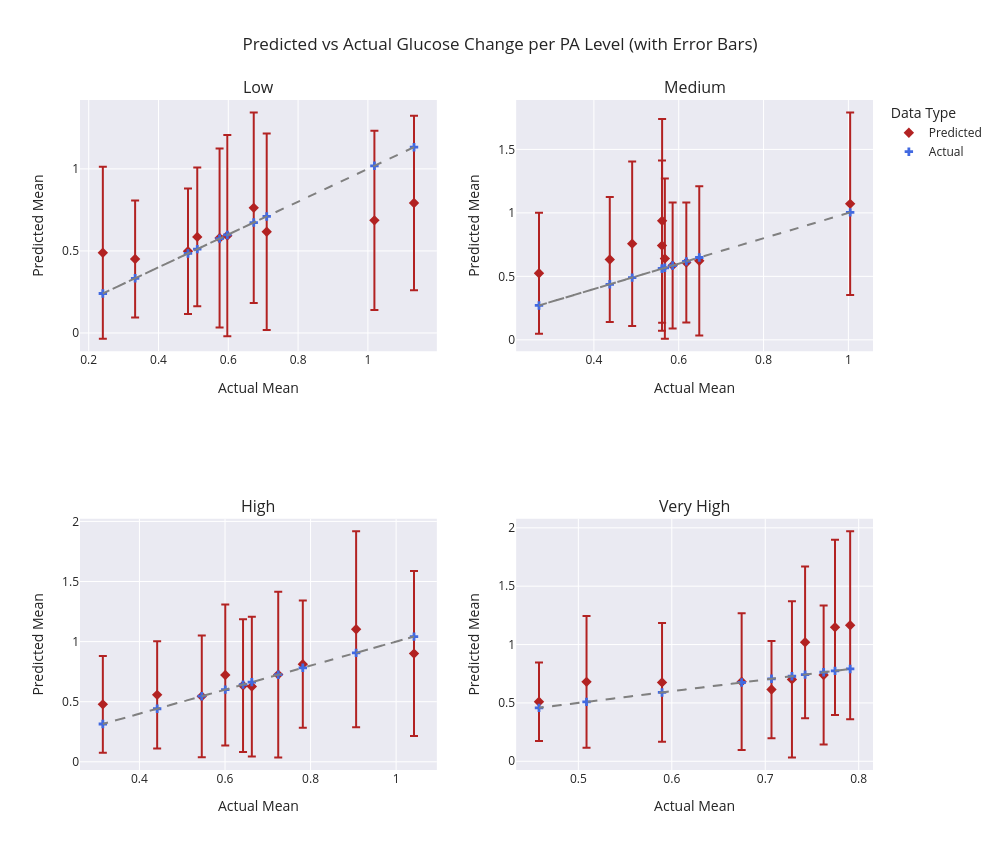

The notebook cell saved with this chart:
### Code cell
import os
import pandas as pd
import plotly.graph_objects as go
from plotly.subplots import make_subplots

ID_PREFIX = "HUPA"
rename_mapping = {
    "Lows": "Low",
    "Mediums": "Medium",
    "Highs": "High",
    "Very Highs": "Very High"
}
new_category_order = ["Low", "Medium", "High", "Very High"]

directories = [d for d in os.listdir() if os.path.isdir(d) and d.startswith(ID_PREFIX)]

combined_df = []
for directory in directories:
    file_path = os.path.join(directory, "rolling_window_glucose_prediction.csv")
    if os.path.exists(file_path):
        df = pd.read_csv(file_path)
        df['Participant'] = directory
        df['Category'] = df['Category'].replace(rename_mapping)
        combined_df.append(df)

combined_df = pd.concat(combined_df, ignore_index=True)
combined_df['Category'] = pd.Categorical(combined_df['Category'], categories=new_category_order, ordered=True)

mean_df = combined_df.groupby(['Participant', 'Category'], as_index=False, observed=False).agg({
    'Predicted Mean': 'mean',
    'Actual Next Day Mean': 'mean',
    'Predicted Standard Deviation': 'mean'
}).rename(columns={'Predicted Standard Deviation': 'Pred_SD'})

fig = make_subplots(
    rows=2, cols=2,
    subplot_titles=new_category_order,
    shared_xaxes=False, shared_yaxes=False
)

subplot_map = {
    "Low": (1, 1),
    "Medium": (1, 2),
    "High": (2, 1),
    "Very High": (2, 2)
}

for level in new_category_order:
    sub_df = mean_df[mean_df['Category'] == level]
    row, col = subplot_map[level]

    # Predicted with error bars (diamond)
    fig.add_trace(go.Scatter(
        x=sub_df['Actual Next Day Mean'],
        y=sub_df['Predicted Mean'],
        mode='markers',
        marker=dict(symbol='diamond', size=8, color='firebrick'),
        error_y=dict(type='data', array=sub_df['Pred_SD'], visible=True),
        name='Predicted',
        showlegend=(row == 1 and col == 1)
    ), row=row, col=col)

    fig.add_trace(go.Scatter(
        x=sub_df['Actual Next Day Mean'],
        y=sub_df['Actual Next Day Mean'],
        mode='markers',
        marker=dict(symbol='cross', size=7, color='royalblue'),
        name='Actual',
        showlegend=(row == 1 and col == 1)
    ), row=row, col=col)

    fig.add_trace(go.Scatter(
        x=sub_df['Actual Next Day Mean'],
        y=sub_df['Actual Next Day Mean'],
        mode='lines',
        line=dict(color='gray', dash='dash'),
        showlegend=False
    ), row=row, col=col)

    fig.update_xaxes(title_text="Actual Mean", row=row, col=col)
    fig.update_yaxes(title_text="Predicted Mean", row=row, col=col)

fig.update_layout(
    height=850,
    width=1000,
    template='seaborn',
    title="Predicted vs Actual Glucose Change per PA Level (with Error Bars)",
    legend_title="Data Type"
)

fig.show()

### Figure 1 — Plotly figure (JSON) as saved in the notebook; plotly's stock layout.template omitted (floating-point values rounded to 4 significant figures)
{"data": [{"error_y": {"array": [0.5313, 0.3822, 0.5806, 0.5465, 0.3569, 0.4232, 0.524, 0.6127, 0.5452, 0.5988], "type": "data", "visible": true}, "marker": {"color": "firebrick", "size": 8, "symbol": "diamond"}, "mode": "markers", "name": "Predicted", "showlegend": true, "type": "scatter", "x": [1.132, 0.4845, 0.6729, 1.019, 0.333, 0.5111, 0.2405, 0.5972, 0.575, 0.7101], "xaxis": "x", "y": [0.7918, 0.4984, 0.7625, 0.6861, 0.4511, 0.5854, 0.489, 0.5931, 0.5786, 0.6163], "yaxis": "y"}, {"marker": {"color": "royalblue", "size": 7, "symbol": "cross"}, "mode": "markers", "name": "Actual", "showlegend": true, "type": "scatter", "x": [1.132, 0.4845, 0.6729, 1.019, 0.333, 0.5111, 0.2405, 0.5972, 0.575, 0.7101], "xaxis": "x", "y": [1.132, 0.4845, 0.6729, 1.019, 0.333, 0.5111, 0.2405, 0.5972, 0.575, 0.7101], "yaxis": "y"}, {"line": {"color": "gray", "dash": "dash"}, "mode": "lines", "showlegend": false, "type": "scatter", "x": [1.132, 0.4845, 0.6729, 1.019, 0.333, 0.5111, 0.2405, 0.5972, 0.575, 0.7101], "xaxis": "x", "y": [1.132, 0.4845, 0.6729, 1.019, 0.333, 0.5111, 0.2405, 0.5972, 0.575, 0.7101], "yaxis": "y"}, {"error_y": {"array": [0.7191, 0.6478, 0.8025, 0.6712, 0.4921, 0.631, 0.477, 0.5882, 0.4964, 0.4728], "type": "data", "visible": true}, "marker": {"color": "firebrick", "size": 8, "symbol": "diamond"}, "mode": "markers", "name": "Predicted", "showlegend": false, "type": "scatter", "x": [1.004, 0.4902, 0.5609, 0.5605, 0.4374, 0.5673, 0.2706, 0.6484, 0.5856, 0.6179], "xaxis": "x2", "y": [1.071, 0.7575, 0.9371, 0.7421, 0.6327, 0.6399, 0.5243, 0.6225, 0.5864, 0.6096], "yaxis": "y2"}, {"marker": {"color": "royalblue", "size": 7, "symbol": "cross"}, "mode": "markers", "name": "Actual", "showlegend": false, "type": "scatter", "x": [1.004, 0.4902, 0.5609, 0.5605, 0.4374, 0.5673, 0.2706, 0.6484, 0.5856, 0.6179], "xaxis": "x2", "y": [1.004, 0.4902, 0.5609, 0.5605, 0.4374, 0.5673, 0.2706, 0.6484, 0.5856, 0.6179], "yaxis": "y2"}, {"line": {"color": "gray", "dash": "dash"}, "mode": "lines", "showlegend": false, "type": "scatter", "x": [1.004, 0.4902, 0.5609, 0.5605, 0.4374, 0.5673, 0.2706, 0.6484, 0.5856, 0.6179], "xaxis": "x2", "y": [1.004, 0.4902, 0.5609, 0.5605, 0.4374, 0.5673, 0.2706, 0.6484, 0.5856, 0.6179], "yaxis": "y2"}, {"error_y": {"array": [0.8154, 0.5058, 0.6865, 0.5293, 0.5864, 0.4464, 0.4019, 0.5819, 0.5522, 0.6893], "type": "data", "visible": true}, "marker": {"color": "firebrick", "size": 8, "symbol": "diamond"}, "mode": "markers", "name": "Predicted", "showlegend": false, "type": "scatter", "x": [0.9065, 0.5457, 1.042, 0.7819, 0.6006, 0.4415, 0.3145, 0.6627, 0.6422, 0.7244], "xaxis": "x3", "y": [1.102, 0.5446, 0.9002, 0.8124, 0.7225, 0.5571, 0.4779, 0.6258, 0.6346, 0.7255], "yaxis": "y3"}, {"marker": {"color": "royalblue", "size": 7, "symbol": "cross"}, "mode": "markers", "name": "Actual", "showlegend": false, "type": "scatter", "x": [0.9065, 0.5457, 1.042, 0.7819, 0.6006, 0.4415, 0.3145, 0.6627, 0.6422, 0.7244], "xaxis": "x3", "y": [0.9065, 0.5457, 1.042, 0.7819, 0.6006, 0.4415, 0.3145, 0.6627, 0.6422, 0.7244], "yaxis": "y3"}, {"line": {"color": "gray", "dash": "dash"}, "mode": "lines", "showlegend": false, "type": "scatter", "x": [0.9065, 0.5457, 1.042, 0.7819, 0.6006, 0.4415, 0.3145, 0.6627, 0.6422, 0.7244], "xaxis": "x3", "y": [0.9065, 0.5457, 1.042, 0.7819, 0.6006, 0.4415, 0.3145, 0.6627, 0.6422, 0.7244], "yaxis": "y3"}, {"error_y": {"array": [0.7506, 0.4162, 0.8046, 0.6501, 0.509, 0.5644, 0.3361, 0.6685, 0.5949, 0.5855], "type": "data", "visible": true}, "marker": {"color": "firebrick", "size": 8, "symbol": "diamond"}, "mode": "markers", "name": "Predicted", "showlegend": false, "type": "scatter", "x": [0.7747, 0.7067, 0.7909, 0.7426, 0.5895, 0.5087, 0.4579, 0.7286, 0.7625, 0.6748], "xaxis": "x4", "y": [1.148, 0.6145, 1.165, 1.019, 0.6759, 0.6805, 0.5098, 0.7015, 0.7391, 0.6823], "yaxis": "y4"}, {"marker": {"color": "royalblue", "size": 7, "symbol": "cross"}, "mode": "markers", "name": "Actual", "showlegend": false, "type": "scatter", "x": [0.7747, 0.7067, 0.7909, 0.7426, 0.5895, 0.5087, 0.4579, 0.7286, 0.7625, 0.6748], "xaxis": "x4", "y": [0.7747, 0.7067, 0.7909, 0.7426, 0.5895, 0.5087, 0.4579, 0.7286, 0.7625, 0.6748], "yaxis": "y4"}, {"line": {"color": "gray", "dash": "dash"}, "mode": "lines", "showlegend": false, "type": "scatter", "x": [0.7747, 0.7067, 0.7909, 0.7426, 0.5895, 0.5087, 0.4579, 0.7286, 0.7625, 0.6748], "xaxis": "x4", "y": [0.7747, 0.7067, 0.7909, 0.7426, 0.5895, 0.5087, 0.4579, 0.7286, 0.7625, 0.6748], "yaxis": "y4"}], "layout": {"annotations": [{"font": {"size": 16}, "showarrow": false, "text": "Low", "x": 0.225, "xanchor": "center", "xref": "paper", "y": 1, "yanchor": "bottom", "yref": "paper"}, {"font": {"size": 16}, "showarrow": false, "text": "Medium", "x": 0.775, "xanchor": "center", "xref": "paper", "y": 1, "yanchor": "bottom", "yref": "paper"}, {"font": {"size": 16}, "showarrow": false, "text": "High", "x": 0.225, "xanchor": "center", "xref": "paper", "y": 0.375, "yanchor": "bottom", "yref": "paper"}, {"font": {"size": 16}, "showarrow": false, "text": "Very High", "x": 0.775, "xanchor": "center", "xref": "paper", "y": 0.375, "yanchor": "bottom", "yref": "paper"}], "height": 850, "legend": {"title": {"text": "Data Type"}}, "title": {"text": "Predicted vs Actual Glucose Change per PA Level (with Error Bars)"}, "width": 1000, "xaxis": {"anchor": "y", "domain": [0, 0.45], "title": {"text": "Actual Mean"}}, "xaxis2": {"anchor": "y2", "domain": [0.55, 1], "title": {"text": "Actual Mean"}}, "xaxis3": {"anchor": "y3", "domain": [0, 0.45], "title": {"text": "Actual Mean"}}, "xaxis4": {"anchor": "y4", "domain": [0.55, 1], "title": {"text": "Actual Mean"}}, "yaxis": {"anchor": "x", "domain": [0.625, 1], "title": {"text": "Predicted Mean"}}, "yaxis2": {"anchor": "x2", "domain": [0.625, 1], "title": {"text": "Predicted Mean"}}, "yaxis3": {"anchor": "x3", "domain": [0, 0.375], "title": {"text": "Predicted Mean"}}, "yaxis4": {"anchor": "x4", "domain": [0, 0.375], "title": {"text": "Predicted Mean"}}}}
